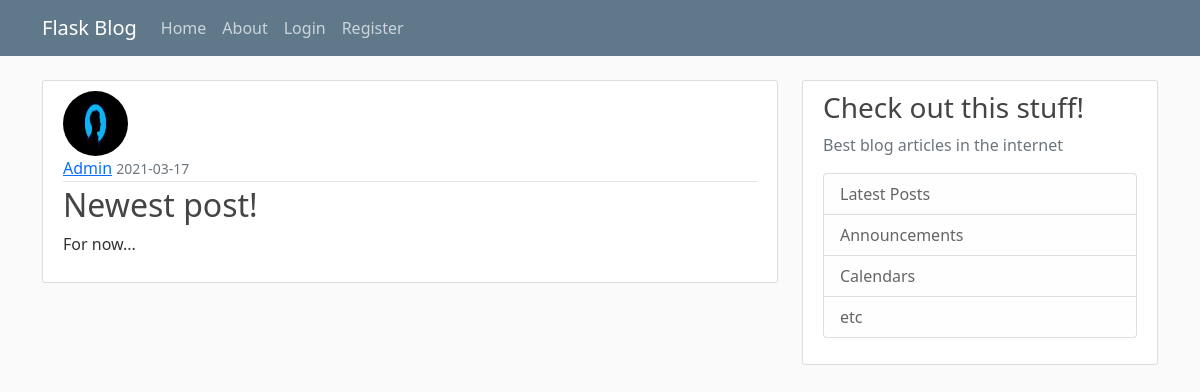
The page /post/14 on the database its author committed.
### flaskblog/models.py (models this page shows, shortened)
class User(db.Model, UserMixin):
    id = db.Column(db.Integer, primary_key=True)
    username = db.Column(db.String(20), unique=True, nullable=False)
    email = db.Column(db.String(120), unique=True, nullable=False)
    image_file = db.Column(db.String(20), nullable=False,
                           default='default.jpg')
    password = db.Column(db.String(60), nullable=False)
    posts = db.relationship('Post', backref='author', lazy=True)

class Post(db.Model):
    id = db.Column(db.Integer, primary_key=True)
    title = db.Column(db.String(100), nullable=False)
    date_posted = db.Column(db.DateTime, nullable=False, default="datetime.now()")
    content = db.Column(db.Text, nullable=False)
    user_id = db.Column(db.Integer, db.ForeignKey('user.id'), nullable=False)

### flaskblog/routes.py (the view)
@app.route('/post/<int:post_id>')
def post(post_id):
    post = Post.query.get_or_404(post_id)
    return render_template('post.html', title=post.title, post=post)

### flaskblog/templates/post.html (shortened to what this page needs)
{% extends "layout.html" %}
{% block content %}
  <article class="media content-section">
    <img class="rounded-circle article-img" src="{{ url_for('static', filename='profile_pics/' + post.author.image_file) }}">
    <div class="media-body">
      <div class="article-metadata">
        <a class="mr-2" href="{{ url_for('user_posts', username=post.author.username) }}">{{ post.author.username }}</a>
        <small class="text-muted">{{ post.date_posted.strftime('%Y-%m-%d') }}</small>
      </div>
      <h2 class="article-title">{{ post.title }}</h2>
      <p class="article-content">{{ post.content }}</p>
    </div>
  </article>
{% endblock content %}

### flaskblog/static/main.css (style rules this page uses)
body { background: #fafafa; color: #333333; margin-top: 5rem; word-break:break-all; }
h1, h2, h3, h4, h5, h6 { color: #444444; }
.content-section { background: #ffffff; padding: 10px 20px; border: 1px solid #dddddd; border-radius: 3px; margin-bottom: 20px; }
.article-title { color: #444444; }
.article-content { white-space: pre-line; }
.article-img { height: 65px; width: 65px; margin-right: 16px; }
.article-metadata { padding-bottom: 1px; margin-bottom: 4px; border-bottom: 1px solid #e3e3e3 }

### rows shown on the page
User: image_file (picture), author.username "Admin"
Post: date_posted "2021-03-17", title "Newest post!", content "For now..."
